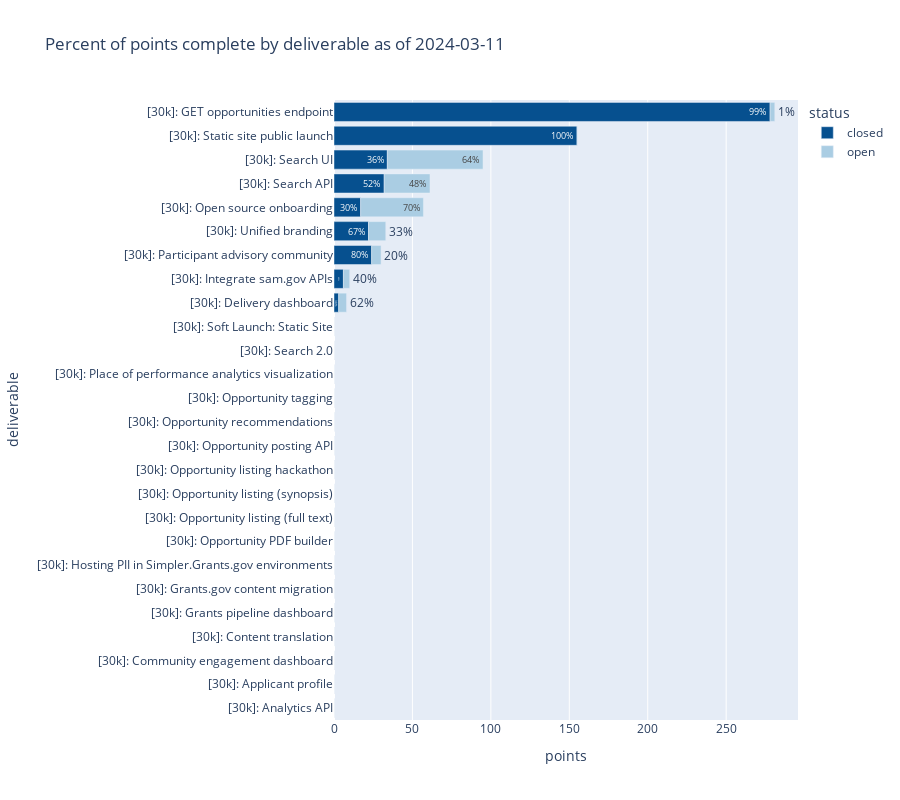

Notebook code for this chart:
### Code cell
deliverable_tasks = DeliverableTasks.load_from_json_files()
tasks_complete = DeliverablePercentComplete(deliverable_tasks, unit=Unit.points)
tasks_complete.plot_results()

### Figure 1 — Plotly figure (JSON) as saved in the notebook; plotly's stock layout.template omitted (floating-point values rounded to 4 significant figures)
{"data": [{"alignmentgroup": "True", "hovertemplate": "status=closed<br>points=%{x}<br>deliverable=%{y}<br>percent_of_total=%{text}<extra></extra>", "legendgroup": "closed", "marker": {"color": "#06508f", "pattern": {"shape": ""}}, "name": "closed", "offsetgroup": "closed", "orientation": "h", "showlegend": true, "text": ["<NA>%", "<NA>%", "<NA>%", "<NA>%", "<NA>%", "<NA>%", "<NA>%", "<NA>%", "<NA>%", "<NA>%", "<NA>%", "<NA>%", "<NA>%", "<NA>%", "<NA>%", "<NA>%", "<NA>%", "38%", "60%", "80%", "67%", "30%", "52%", "36%", "100%", "99%"], "textposition": "auto", "type": "bar", "x": [0, 0, 0, 0, 0, 0, 0, 0, 0, 0, 0, 0, 0, 0, 0, 0, 0, 3, 6, 24, 22, 17, 32, 34, 155, 278], "xaxis": "x", "y": ["[30k]: Analytics API", "[30k]: Applicant profile", "[30k]: Community engagement dashboard", "[30k]: Content translation", "[30k]: Grants pipeline dashboard", "[30k]: Grants.gov content migration", "[30k]: Hosting PII in Simpler.Grants.gov environments", "[30k]: Opportunity PDF builder", "[30k]: Opportunity listing (full text)", "[30k]: Opportunity listing (synopsis)", "[30k]: Opportunity listing hackathon", "[30k]: Opportunity posting API", "[30k]: Opportunity recommendations", "[30k]: Opportunity tagging", "[30k]: Place of performance analytics visualization", "[30k]: Search 2.0", "[30k]: Soft Launch: Static Site", "[30k]: Delivery dashboard", "[30k]: Integrate sam.gov APIs", "[30k]: Participant advisory community", "[30k]: Unified branding", "[30k]: Open source onboarding", "[30k]: Search API", "[30k]: Search UI", "[30k]: Static site public launch", "[30k]: GET opportunities endpoint"], "yaxis": "y"}, {"alignmentgroup": "True", "hovertemplate": "status=open<br>points=%{x}<br>deliverable=%{y}<br>percent_of_total=%{text}<extra></extra>", "legendgroup": "open", "marker": {"color": "#aacde3", "pattern": {"shape": ""}}, "name": "open", "offsetgroup": "open", "orientation": "h", "showlegend": true, "text": ["<NA>%", "<NA>%", "<NA>%", "<NA>%", "<NA>%", "<NA>%", "<NA>%", "<NA>%", "<NA>%", "<NA>%", "<NA>%", "<NA>%", "<NA>%", "<NA>%", "<NA>%", "<NA>%", "<NA>%", "62%", "40%", "20%", "33%", "70%", "48%", "64%", "0%", "1%"], "textposition": "auto", "type": "bar", "x": [0, 0, 0, 0, 0, 0, 0, 0, 0, 0, 0, 0, 0, 0, 0, 0, 0, 5, 4, 6, 11, 40, 29.2, 61, 0, 3], "xaxis": "x", "y": ["[30k]: Analytics API", "[30k]: Applicant profile", "[30k]: Community engagement dashboard", "[30k]: Content translation", "[30k]: Grants pipeline dashboard", "[30k]: Grants.gov content migration", "[30k]: Hosting PII in Simpler.Grants.gov environments", "[30k]: Opportunity PDF builder", "[30k]: Opportunity listing (full text)", "[30k]: Opportunity listing (synopsis)", "[30k]: Opportunity listing hackathon", "[30k]: Opportunity posting API", "[30k]: Opportunity recommendations", "[30k]: Opportunity tagging", "[30k]: Place of performance analytics visualization", "[30k]: Search 2.0", "[30k]: Soft Launch: Static Site", "[30k]: Delivery dashboard", "[30k]: Integrate sam.gov APIs", "[30k]: Participant advisory community", "[30k]: Unified branding", "[30k]: Open source onboarding", "[30k]: Search API", "[30k]: Search UI", "[30k]: Static site public launch", "[30k]: GET opportunities endpoint"], "yaxis": "y"}], "layout": {"barmode": "relative", "height": 800, "legend": {"title": {"text": "status"}, "tracegroupgap": 0}, "title": {"text": "Percent of points complete by deliverable as of 2024-03-11"}, "xaxis": {"anchor": "y", "domain": [0, 1], "title": {"text": "points"}}, "yaxis": {"anchor": "x", "domain": [0, 1], "title": {"text": "deliverable"}}}}
